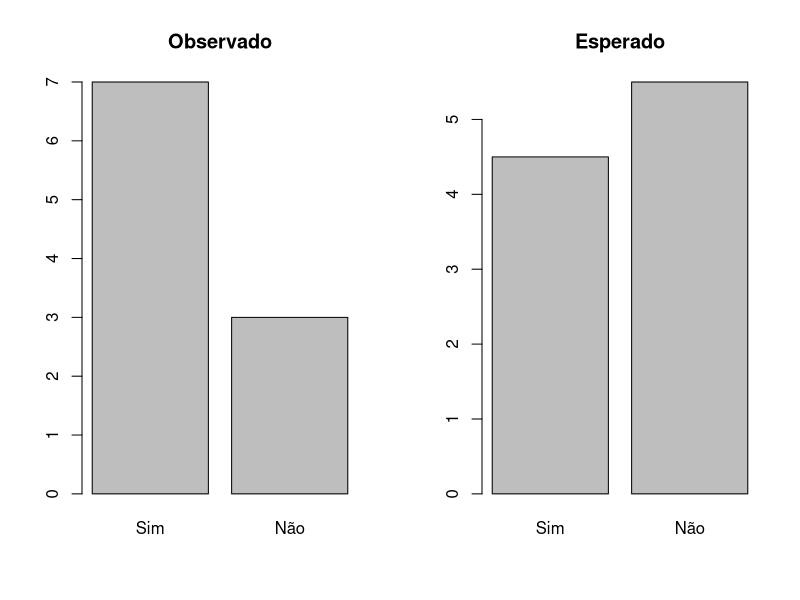
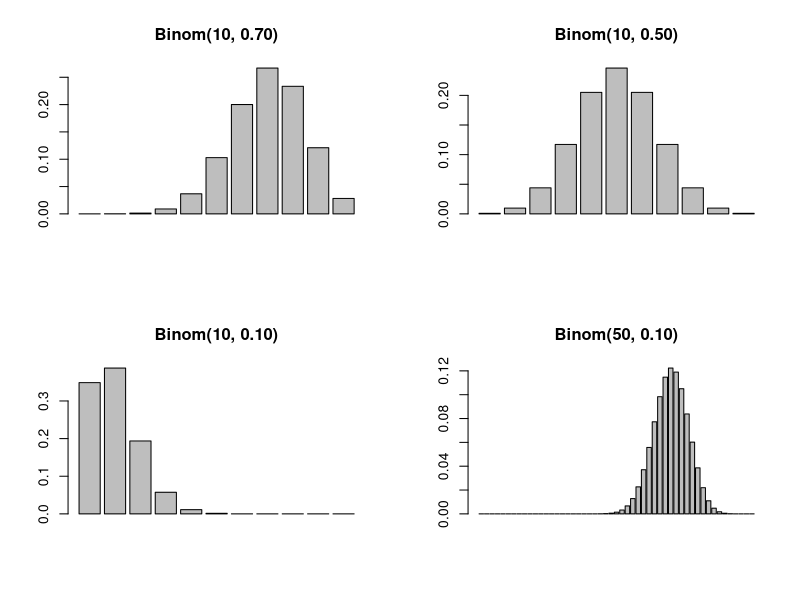
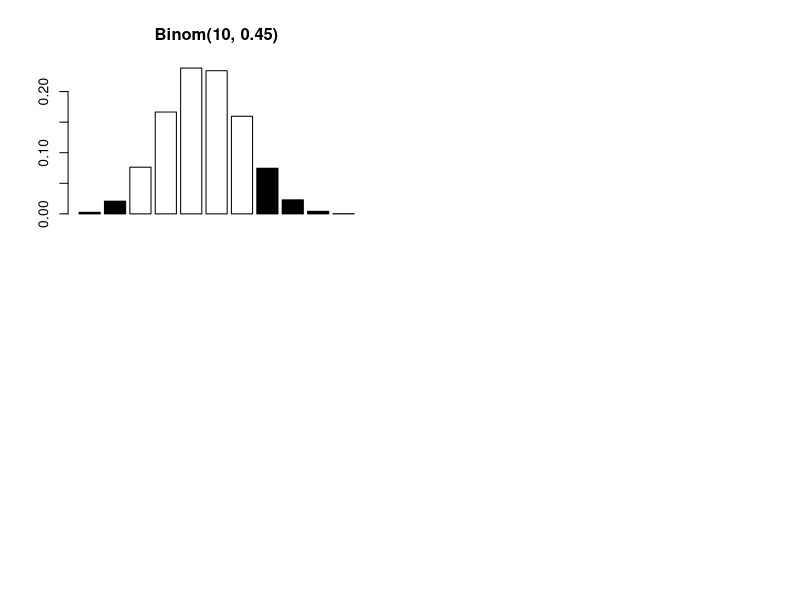
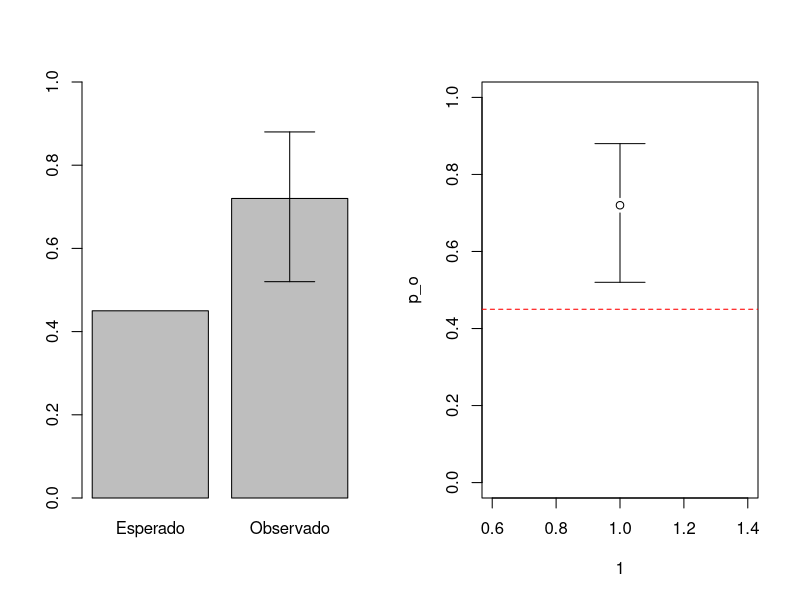
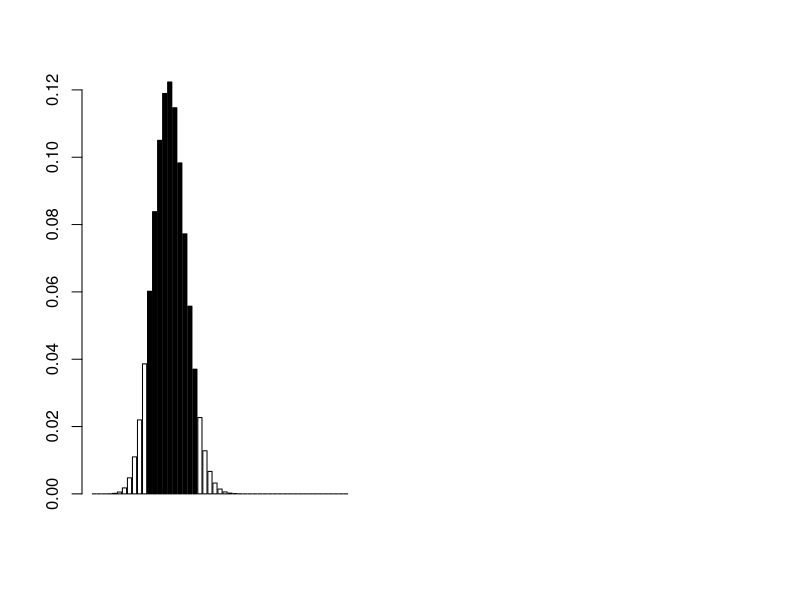
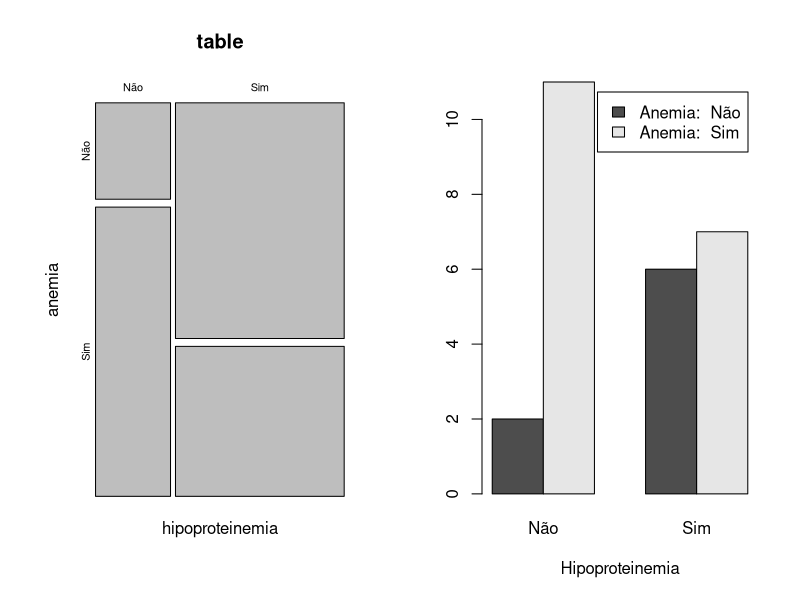
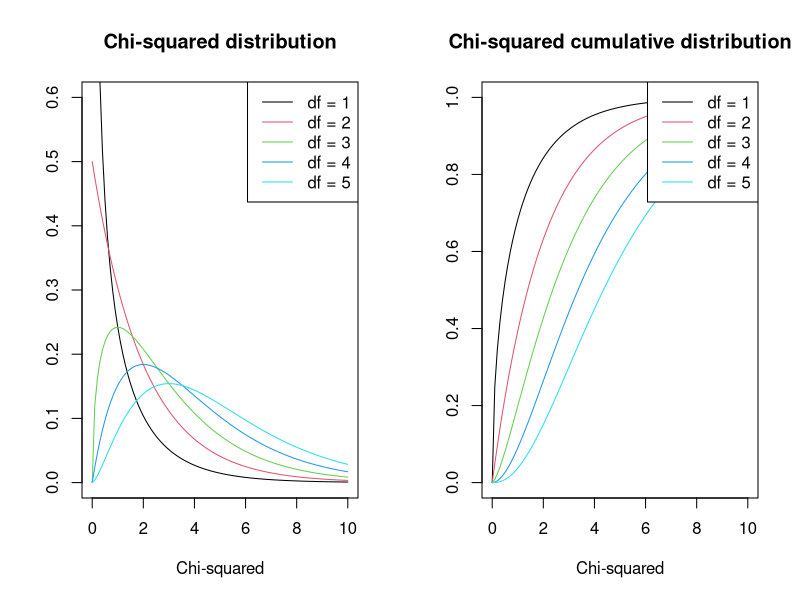
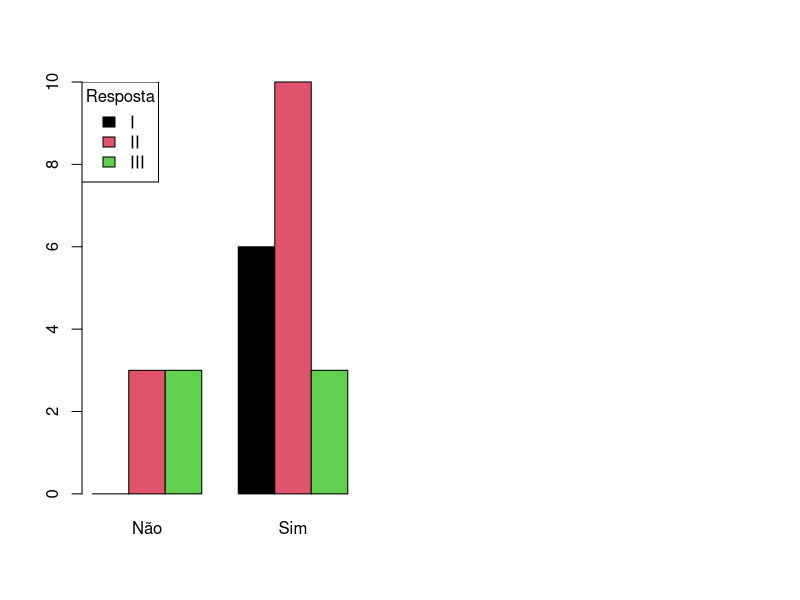

These charts were generated, in order, by the following R code:
## ---- chunk 1
knitr::knit_hooks$set(change_size = function(before, options, envir) {
    if (before) {
        return(paste(options$change_size))
    }
})

knitr::opts_chunk$set(prompt = TRUE, change_size='\\small')

## hwfq     <- function(p) c(p**2, 2 * p * (1-p), (1-p)**2)
## n        <- 50
## amostra  <- sprintf("S%02d", 1:n)
## sexo     <- sample(c("M", "F"), n, replace = T)
## idade    <- floor(rnorm(n, 15, 3))
## hipoptr  <- sample(c("Sim", "Não"), n, replace = T, prob = c(0.76, 0.24))
## anemia   <- sample(c("Sim", "Não"), n, replace = T, prob = c(0.4, 0.6))
## response <- ifelse(hipoptr == "Sim",
##                   sample(c("I", "II", "III"), n, replace = T, prob = hwfq(0.55)),
##                   sample(c("I", "II", "III"), n, replace = T, prob = hwfq(0.3)),
## mut_a    <- ifelse(hipoptr == "Sim",
##                   sample(c("AA", "Aa", "aa"), n, replace = T, prob = hwfq(0.4)),
##                   sample(c("AA", "Aa", "aa"), n, replace = T, prob = hwfq(0.1))
## mut_b    <- ifelse(hipoptr == "Sim",
##                   sample(c("BB", "Bb", "bb"), n, replace = T, prob = hwfq(0.1)),
##                   sample(c("BB", "Bb", "bb"), n, replace = T, prob = hwfq(0.25))
## write.table(
##     data.frame(amostra = amostra,
##                sexo    = sexo,
##                idade   = idade,
##                hipoptr = hipoptr,
##                anemia  = anemia,
##                response= response,
##                mut_a   = mut_a,
##                mut_b   = mut_b),
##    'cftr-ex.tsv', quote=F, row.names=F)
## ---- chunk 2
  par(mfrow = c(1,2))
  barplot(c("Sim" = 7,   "Não" = 3),   main = "Observado")
  barplot(c("Sim" = 4.5, "Não" = 5.5), main = "Esperado")
## ---- chunk 3
par(mfrow = c(2,2))
barplot(dbinom(0:10, size = 10, p = 0.7), main = "Binom(10, 0.70)")
barplot(dbinom(0:10, size = 10, p = 0.5), main = "Binom(10, 0.50)")
barplot(dbinom(0:10, size = 10, p = 0.1), main = "Binom(10, 0.10)")
barplot(dbinom(0:50, size = 50, p = 0.7), main = "Binom(50, 0.10)")
## ---- chunk 4
binom.test(7, n = 10, p = 0.45)
## ---- chunk 5
marked <- (0:10 < floor(7 - 4.5)) | (0:10 >= 7)
probs  <- dbinom(0:10, size = 10, p = 0.45)
barplot(probs, col = marked, main = "Binom(10, 0.45)")

sum(probs[marked])
## ---- chunk 6
x    <-  7 + 11
n    <- 10 + 15
x / n
binom.test(x, n, p = 0.45)
## ---- chunk 7
p_o <- x / n
p_e <- 0.45

(p_o / (1 - p_o))
## ---- chunk 8
(cnfint <- qbinom(c(0.025, 0.975), n, p_o) / 25)

par(mfrow = c(1,2))

barplot(c("Esperado" = p_e, "Observado" = p_o), ylim=c(0, 1))
arrows(1.9, cnfint[1], 1.9, cnfint[2], code = 3, angle = 90)

plot(1, p_o, ylim=c(0,1))
abline(h = p_e, lty = 'dashed', col = 'red')
arrows(1,  p_o + c(-0.02, 0.02), 1, cnfint, angle=90)
## ---- chunk 9
cftr <- read.table('cftr-ex.tsv', header = T)
## ---- chunk 10
table(cftr$anemia)
binom.test(table(cftr$anemia), p = 1 - 0.35)
## ---- chunk 11
dbinom(15, 50, 0.3)
## sum(dbinom(15:50, 50, 0.3))
pbinom(14, 50, 0.3)
## sum(dbinom(0:14,  50, 0.3))
pbinom(14, 50, 0.3, lower.tail = F)
## ---- chunk 12
## sum(dbinom(9:25, size = 50, p = 0.3))
pbinom(25, 50, 0.3) - pbinom(10, 50, 0.3)
barplot(dbinom(0:50, 50, 0.3), col = (0:50 > 10) & (0:50 <= 20))
## ---- chunk 13
qbinom(c(0.025, 0.975), 50, 0.3)
## ---- chunk 14
prop.table(table(cftr$sexo))
prop.table(table(cftr$response))
## ---- chunk 15
binom.test(table(cftr$sexo))
## ---- chunk 16
table <- matrix(c(2, 11, 6, 7), nrow=2,
               dimnames = list("hipoproteinemia" = c("Não", "Sim"),
                               "anemia"          = c("Não", "Sim")))
addmargins(table)
## ---- chunk 17
par(mfrow=c(1, 2))
mosaicplot(table)
barplot(table, beside=TRUE, xlab = "Hipoproteinemia",
        legend=paste("Anemia: ", rownames(table)))
## ---- chunk 18
fisher.test(table)
## ---- chunk 19
xs  <- seq(0, 10, 0.1)
dfs <- 1:5

par(mfrow=c(1, 2))
plot(1, main="Chi-squared distribution", type="n",
     xlab = "Chi-squared", ylab = "",
     xlim=c(0, 10), ylim=c(0, 0.6))
for (df in dfs)
    curve(dchisq(x, df = df), add=T, col = df)
legend("topright", paste("df =", dfs), lty=1, col=dfs, bg="white")

plot(1, main="Chi-squared cumulative distribution", type="n",
     xlab = "Chi-squared", ylab = "",
     xlim=c(0, 10), ylim=c(0, 1))
for (df in dfs)
    curve(pchisq(x, df = df), add=T, col = df)
legend("topright", paste("df =", dfs), lty=1, col=dfs, bg="white")
## ---- chunk 20
obs  <- matrix(c(0, 3, 3, 6, 10, 3), nrow = 3,
               dimnames = list("Resposta" = c("I", "II", "III"),
                               "Hipoproteinemia" = c("Não", "Sim")))
exp  <- rowSums(obs) %*% t(colSums(obs)) / sum(obs)
(chi <- sum((obs-exp)^2/exp))
df   <- (nrow(obs) - 1) * (ncol(obs) - 1)
1 - pchisq(chi, df = df)
## ---- chunk 21
chisq.test(obs)
barplot(obs, beside = T, col = 1:3)
legend("topleft", rownames(obs), fill = 1:3, title = "Resposta")
